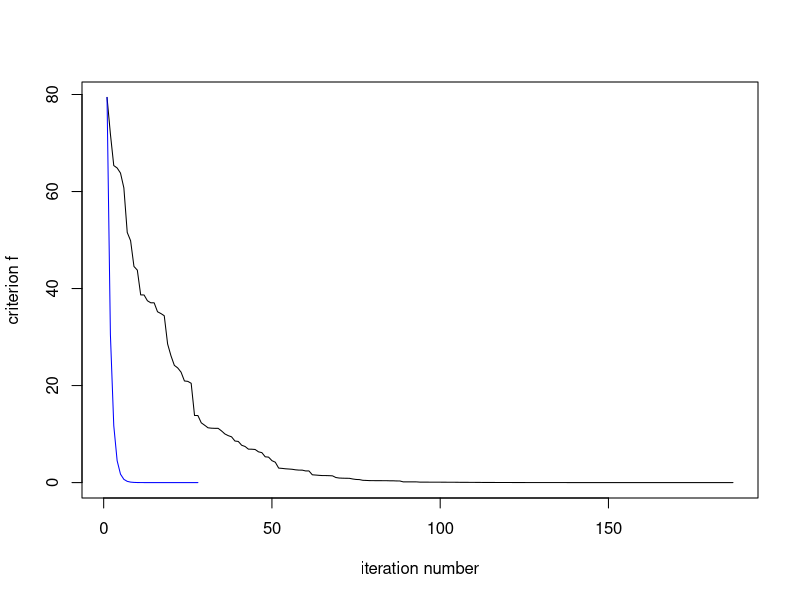
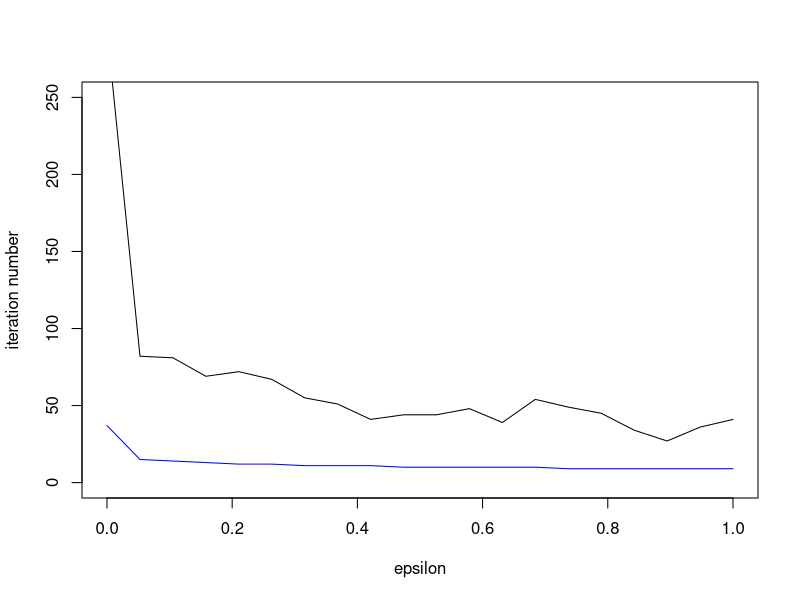

These figures' R source, in order:
#Booth function
f<-function(x){
  x1<-x[1]
  x2<-x[2]
  f_x<-(x1+2*x2-7)^2+(2*x1+x2-5)^2
  return(f_x)
}

gradf<-function(x){
  x1<-x[1]
  x2<-x[2]
  return(c(10*x1+8*x2-34, 8*x1+10*x2-38))
}

hess_f<-function(x){
  hf<-matrix(c(10,8,8,10), byrow=TRUE, ncol=2)
  return(hf)
}

# Gradient free random method ##################################################

g_mu<-function(x, u, mu){
  gmu_k<-(1/mu)*(f(x+mu*u)-f(x))*u
  return(gmu_k)
}

RG_mu<-function(guess, K, sol, epsilon=1e-3){
  n<-length(guess)
  
  H<-hess_f(x0)
  L<-max(eigen(H)$value)
  mu<-(3/(3*(n+4)))*sqrt((epsilon)/(2*L))
  
  x_k<-guess
  h<-1/(4*(n+4)*L)
  k<-0
  x_trace<-c(f(x_k), x_k)
  while(k<K){
    u_k<-matrix(rnorm(n, 0, 1), ncol=1)
    g_k<-g_mu(x_k, u_k, mu)
    x0<-x_k
    x_k<-x_k-h*g_k
    k<-k+1
    
    x_trace<-rbind(x_trace, c(f(x_k), x_k))
    
    if(sqrt(sum(sol-x_k)^2)<epsilon){
      break
    }
  }
  x_trace<-as.data.frame(x_trace)
  names(x_trace)<-c("f",paste('X', 1:n, sep=" "))
  rownames(x_trace)<-NULL
  return(list(x_k=x_k, x_trace=x_trace, k=k))

}

# Gradient descent for comparison ##############################################

back_track<-function(rho, c, alpha0, x_k, dir){
  alpha_k<-alpha0
  while(f(x_k+alpha_k*dir)>f(x_k)+c*alpha_k*gradf(x_k)%*%dir){
    alpha_k<-alpha_k*rho
  }
  
  return(alpha_k)
}

steep_descent<-function(guess, epsilon=1e-3, rho=.3, c=1e-4, alpha0=1){
  x_k<-guess
  n<-length(x_k)
  k<-0
  x_trace<-c(f(x_k), x_k)
  while(sqrt(sum(gradf(x_k)^2))>epsilon){
    dir<--gradf(x_k)
    alpha<-back_track(rho, c, alpha0, x_k, dir)
    x_k<-x_k+alpha*dir
    k<-k+1
    x_trace<-rbind(x_trace, c(f(x_k), x_k))
    if(alpha<1e-15){
      break
    }
  }
  x_trace<-as.data.frame(x_trace)
  names(x_trace)<-c("f",paste('X', 1:n, sep=" "))
  rownames(x_trace)<-NULL
  return(list(x_k=x_k, x_trace=x_trace, k=k))
}

# Finding the solutions ########################################################
set.seed(405)
x0<-matrix(c(-1.2, 1), ncol=1)
sol<-matrix(c(1,3), ncol=1)
RG<-RG_mu(x0, 1e6, sol)

x0<-c(-1.2,1)
GD<-steep_descent(x0)

# Plot of f vs iteration number for a single value of epsilon
plot(1:RG$k, RG$x_trace[1:RG$k, 1], type="l", xlab="iteration number", ylab="criterion f")
lines(1:GD$k, GD$x_trace[1:GD$k, 1], col="blue")


# Plot of iterations required to reach certain accuracy values
m<-20
epsilon<-seq(1e-4,1, length=m)
RG_ep<-c()
GD_ep<-c()
for(i in 1:m){
  RG_ep<-rbind(RG_ep, c(RG_mu(x0, 1e6, sol, epsilon[i])$k)) 
  GD_ep<-rbind(GD_ep, c(steep_descent(x0, epsilon[i])$k)) 
}
plot(epsilon[m:1], RG_ep[m:1], type="l", xlab="epsilon", ylab="iteration number", ylim=c(0,250))
lines(epsilon[m:1], GD_ep[m:1], col="blue")









